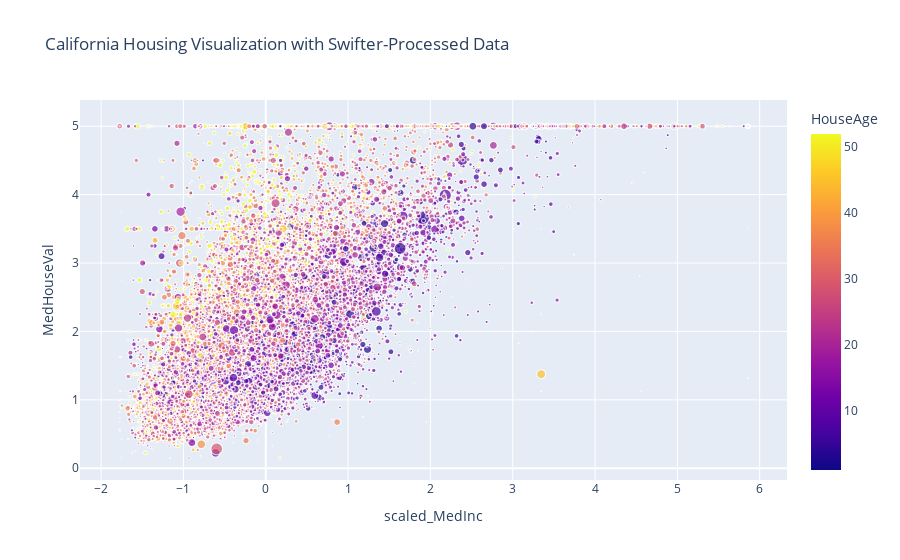

Notebook code for this chart:
### Code cell
import pandas as pd
import plotly.express as px
from sklearn.datasets import fetch_california_housing
from sklearn.preprocessing import StandardScaler
import swifter

# --- Load dataset ---
data = fetch_california_housing(as_frame=True)
df = data.frame

# --- Normalize 'MedInc' using StandardScaler ---
df[['scaled_MedInc']] = StandardScaler().fit_transform(df[['MedInc']])

# --- Define a heavy computation (example) ---
def heavy_computation(x):
    # Simulate a costly transformation
    return x**2 + 5

# --- Apply heavy computation in parallel with swifter ---
df['processed_MedInc'] = df['MedInc'].swifter.apply(heavy_computation)

# --- Create interactive Plotly visualization ---
fig = px.scatter(
    df,
    x='scaled_MedInc',
    y='MedHouseVal',
    color='HouseAge',
    size='Population',
    hover_data=['AveRooms', 'AveBedrms'],
    title='California Housing Visualization with Swifter-Processed Data'
)
fig.show()

### Figure 1 — Plotly figure (JSON) as saved in the notebook; plotly's stock layout.template omitted (floating-point values rounded to 4 significant figures; data arrays with more than 128 entries replaced by an {"elided": "..."} marker saying what was removed)
{"data": [{"customdata": {"elided": "20640x2 float values"}, "hovertemplate": "scaled_MedInc=%{x}<br>MedHouseVal=%{y}<br>Population=%{marker.size}<br>AveRooms=%{customdata[0]}<br>AveBedrms=%{customdata[1]}<br>HouseAge=%{marker.color}<extra></extra>", "legendgroup": "", "marker": {"color": {"elided": "20640 float values"}, "coloraxis": "coloraxis", "size": {"elided": "20640 float values"}, "sizemode": "area", "sizeref": 89.2, "symbol": "circle"}, "mode": "markers", "name": "", "showlegend": false, "type": "scattergl", "x": {"elided": "20640 float values"}, "xaxis": "x", "y": {"elided": "20640 float values"}, "yaxis": "y"}], "layout": {"coloraxis": {"colorbar": {"title": {"text": "HouseAge"}}, "colorscale": [[0, "#0d0887"], [0.1111, "#46039f"], [0.2222, "#7201a8"], [0.3333, "#9c179e"], [0.4444, "#bd3786"], [0.5556, "#d8576b"], [0.6667, "#ed7953"], [0.7778, "#fb9f3a"], [0.8889, "#fdca26"], [1, "#f0f921"]]}, "legend": {"itemsizing": "constant", "tracegroupgap": 0}, "title": {"text": "California Housing Visualization with Swifter-Processed Data"}, "xaxis": {"anchor": "y", "domain": [0, 1], "title": {"text": "scaled_MedInc"}}, "yaxis": {"anchor": "x", "domain": [0, 1], "title": {"text": "MedHouseVal"}}}}
